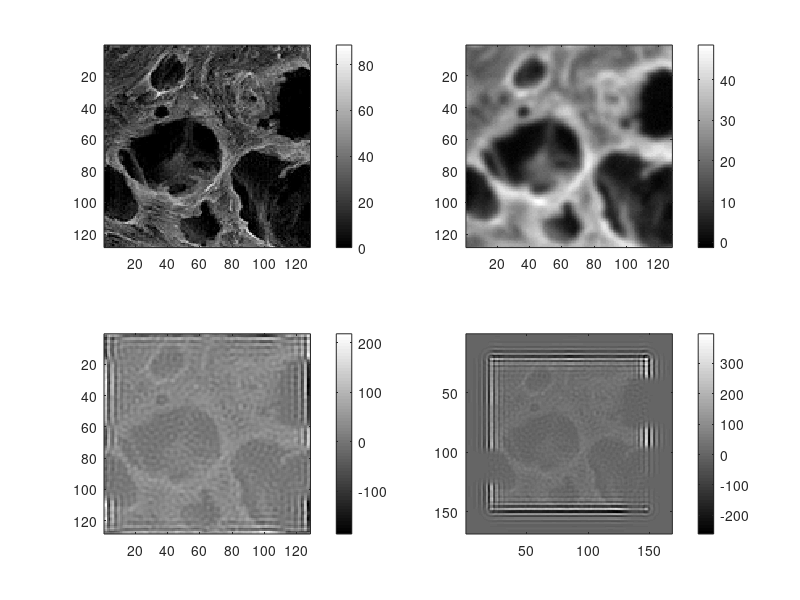

Write MATLAB code to recreate this figure.
%  
%  Image deblurring inverse problem with periodic boundary conditions.
%
%% Generate data and build regularization matrix.
  clear all, close all
  load GaussianBlur440_normal
  %load satellite.mat
  x_true = 100*f_true/max(f_true(:)); 
  clear PSF f_true beta g sigma 
  [nx,ny]=size(x_true);
  % Generate data on 256^2 grid w/ periodic BCs, then restrict to 128^2.
  h = 1/nx;
  x = [-0.5+h/2:h:0.5-h/2]';
  [X,Y]=meshgrid(x);
  sig = 2*h;
  kernel = exp(-((X-h/2).^2+(Y-h/2).^2)/2/sig^2);
  kernel = kernel/sum(sum(kernel));
  Ax = real(ifft2(fft2(fftshift(kernel)).*fft2(x_true)));
  Ax=Ax(101:228,101:228);
  x_true = x_true(101:228,101:228);
  [nx,ny] = size(Ax);
  err_lev = 2;
  noise = err_lev/100 * norm(Ax(:)) / sqrt(nx*ny);%input(' The standard deviation of the noise = ');
  b = Ax + noise*randn(nx,ny);
  %figure(1), imagesc(x_true), colormap(gray), colorbar 
  %figure(2), imagesc(b,[0,max(x_true(:))]), colormap(gray), colorbar 
  
  % Use 128^2 PSF model with periodic BCs and GCV choice of alpha
  kernel2 = kernel(45:212,45:212);
  kernel = kernel(65:192,65:192); 

n = nx*ny;
ahat = fft2(fftshift(kernel));
bhat = fft2(b);
G_fn=@(a)(sum(sum((a^2*abs(bhat).^2)./(abs(ahat).^2+a).^2))) / ...
	 (n-sum(sum(abs(ahat).^2./(abs(ahat).^2+a))))^2;
gcv_alpha =  fminbnd(G_fn,0,1);

xalpha = @(a) real(ifft2((conj(ahat)./(abs(ahat).^2+a).*bhat)));
figure()
  subplot(2,2,1), imagesc(x_true), colorbar, colormap(gray)
  subplot(2,2,2), imagesc(b), colorbar, colormap(gray)
  subplot(2,2,3), imagesc(xalpha(gcv_alpha)), colorbar, colormap(gray)

% Stupid idea 
[nrow, ~] = size(b);
pad = zeros(nrow,20); 
b_pad = [pad b pad]; 
[~, ncol] = size(b_pad);
pad = zeros(20,ncol);
b_pad = [pad; b_pad; pad];
[nx, ny] = size(b_pad);
n = nx*ny;
ahat = fft2(fftshift(kernel2));
bhat = fft2(b_pad);
G_fn=@(a)(sum(sum((a^2*abs(bhat).^2)./(abs(ahat).^2+a).^2))) / ...
	 (n-sum(sum(abs(ahat).^2./(abs(ahat).^2+a))))^2;
gcv_alpha =  fminbnd(G_fn,0,1);

xalpha = @(a) real(ifft2((conj(ahat)./(abs(ahat).^2+a).*bhat)));
  subplot(2,2,4), imagesc(xalpha(gcv_alpha)), colorbar, colormap(gray)
